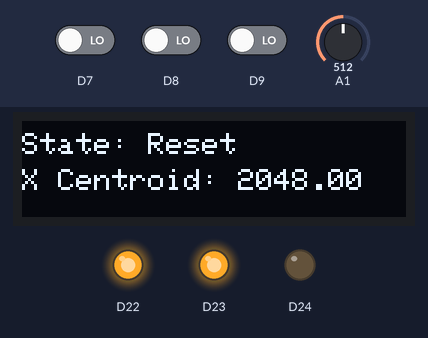
The sketch below on a simulated Arduino Zero (SAMD21). Shown: 128×32 one-colour display, output pins drawn as LEDs (lit = HIGH). Inputs (shaded band) come from the test bench; at power-on: A1 = 512, D7 LOW, D8 LOW, D9 LOW (analog values on the 0–1023 scale). The display library's start-up logo is not drawn.

Above: at 4.2 s.
4.3 s: A1 set to 716
At 5.5 s:
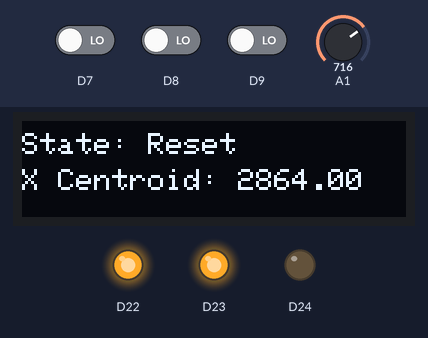
5.9 s: D7 driven HIGH
At 7.1 s:
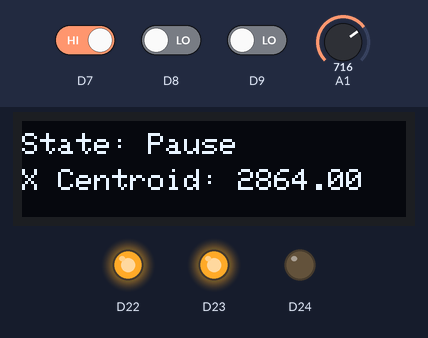
7.5 s: D8 driven HIGH
At 8.7 s:
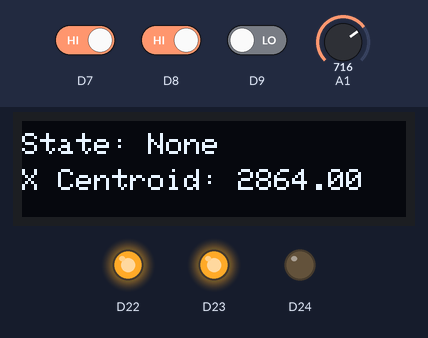
9.0 s: D7 driven LOW
At 10.3 s:
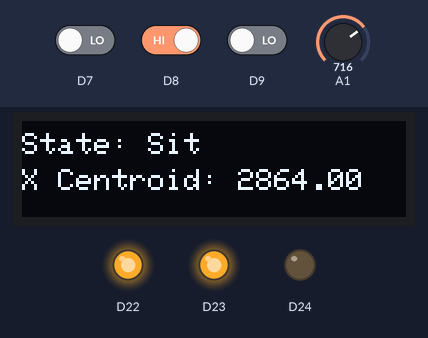
10.6 s: D9 driven HIGH
At 11.0 s:
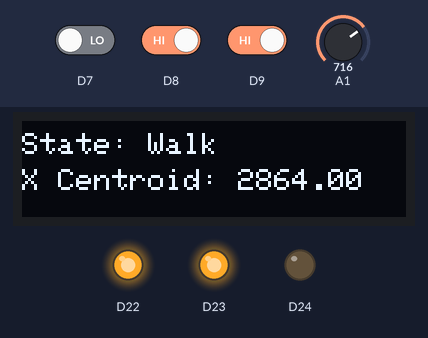
12.2 s: D8 driven LOW
At 12.7 s:
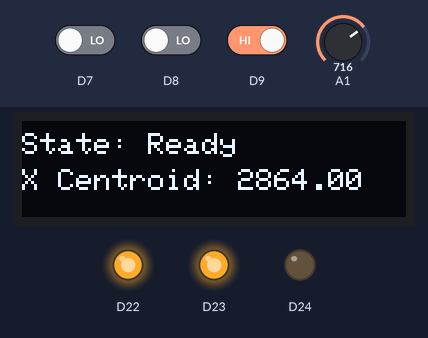
Timing chart, 0 to 14.8 s (numbered marks = the images above; inputs shaded):
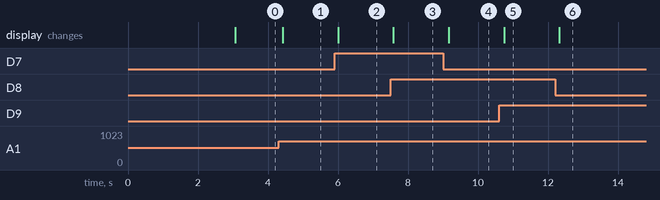

The sketch:

MotionControls.ino
```cpp
//MotionControls.ino


//#include "MotionControlsInterface.h";

#include "LEDRGB.h"

#include "Constants.h"
#include "States.h"

#include <Wire.h>
#include <Adafruit_GFX.h>
#include <Adafruit_SSD1306.h>

#define SCREEN_WIDTH 128 // OLED display width, in pixels
#define SCREEN_HEIGHT 32 // OLED display height, in pixels

// Declaration for an SSD1306 display connected to I2C (SDA, SCL pins)
#define OLED_RESET     4 // Reset pin # (or -1 if sharing Arduino reset pin)
#define SCREEN_ADDRESS 0x3C ///< See datasheet for Address; 0x3D for 128x64, 0x3C for 128x32
Adafruit_SSD1306 display(SCREEN_WIDTH, SCREEN_HEIGHT, &Wire, OLED_RESET);


LEDRGB m_ledRGB;


float m_fXCentroid, m_fOldXCentroid;
String m_strState, m_strOldState;

void setup(){

  //LEDs-----------------------------------
  m_ledRGB.Initialize();
  m_ledRGB.AllLedsOff();
  m_ledRGB.LedOn(BLUE);
  //LEDs-----------------------------------


  //Display--------------------------------
  // SSD1306_SWITCHCAPVCC = generate display voltage from 3.3V internally
  if(!display.begin(SSD1306_SWITCHCAPVCC, SCREEN_ADDRESS)) {
    Serial.println(F("SSD1306 allocation failed"));
    for(;;); // Don't proceed, loop forever
  }

  // Show initial display buffer contents on the screen --
  // the library initializes this with an Adafruit splash screen.
  display.display();
  delay(2000); // Pause for 2 seconds

  // Clear the buffer
  display.clearDisplay();
  display.display();
  delay(1000);
  //Display--------------------------------


  m_fXCentroid = -99.0;
  m_fOldXCentroid = -99.0;
  m_strState = "none";
  m_strOldState = "none";

}


void loop() {

  //read state and x centroid---
  m_strState = ReadState();
  m_fXCentroid = ReadXCentroid();

  DrawToOLED(m_strState, m_fXCentroid);

  if ( (m_strOldState != m_strState) || (m_fOldXCentroid != m_fXCentroid))
  {
   // DrawToOLED(m_strState, m_fXCentroid);
  }

  m_fOldXCentroid = m_fXCentroid;
  m_strOldState = m_strState;


  //write X centroid and state to pins----
  DrawToOLED(m_strState, m_fXCentroid);
  //WriteState(m_strState);
  //WriteXCentroid(m_fXCentroid);


  //put state switch case here------


  delay(200);

}


///////////////////////////////////////////////////////////////
//Functions: OLED
///////////////////////////////////////////////////////////////

///////////////////////////////////////////////////////////////
void DrawToOLED(String strState, float fXCentroid)
{

  String strOut;

  int nYFirstLine = 4;
  int nYSecondLine = 16;
  int nTextSize = 1;

  display.clearDisplay();

  display.setTextSize(nTextSize);             // Normal 1:1 pixel scale
  display.setTextColor(SSD1306_WHITE);        // Draw white text

  //print first line which is the state---
  display.setCursor(0,nYFirstLine);
  strOut = "State: ";
  strOut = strOut + strState;
  display.println(strOut);


  //print second line which is the X centroid---
  display.setCursor(0,nYSecondLine);
  strOut = "X Centroid: ";
  strOut = strOut + String(fXCentroid,2);
  display.println(strOut);

  display.display();

}


///////////////////////////////////////////////////////////////
//Functions: For MotionCommandsInterface (but temporarily here
// becuase of mbed problem
//makes use of MotionCommandWriteUtility which would normally
//be connected to MotionCommandsInterface
///////////////////////////////////////////////////////////////
//ReadState
String ReadState()
{

  int nBit0;
  int nBit1;
  int nBit2;
  int arrBit[3];

  String strReadState;

  nBit0 = digitalRead(nDIGITAL_INPUT_PIN_0);
  nBit1 = digitalRead(nDIGITAL_INPUT_PIN_1);
  nBit2 = digitalRead(nDIGITAL_INPUT_PIN_2);

  //nBit0 = 0;
  //nBit1 = 0;
  //nBit2 = 1;

  arrBit[0] = nBit0;
  arrBit[1] = nBit1;
  arrBit[2] = nBit2;

  strReadState = BitsToString(arrBit);

  return strReadState;

}


///////////////////////////////////////////////////////////////
//ReadState
String BitsToString(int* arrBit)
{
    String strState;
    int nIndex;

    nIndex =  (arrBit[2] * 4.0) + (arrBit[1] * 2.0) + arrBit[0];

    strState = arrSTATES[nIndex];

    return strState;

}

///////////////////////////////////////////////////////////////
//ReadXCentroid
float  ReadXCentroid()
{
  int nReadValue;

  //read output of low pass filter (0v...3.3v) on analog pin
  analogReadResolution(nANALOG_INPUT_RESOLUTIION);
  nReadValue = analogRead(nANALOG_INPUT_PIN);   //(0..4095  ==  12 bit)
  return nReadValue;

}
```

Measured:
- after the input at 4.3 s, the display: changes after 0.12 s (image 1)
- after the input at 5.9 s, the display: changes after 0.10 s (image 2)
- after the input at 7.5 s, the display: changes after 0.08 s (image 3)
- after the input at 9.0 s, the display: changes after 0.16 s (image 4)
- after the input at 10.6 s, the display: changes after 0.14 s (image 5)
- after the input at 12.2 s, the display: changes after 0.12 s (image 6)
